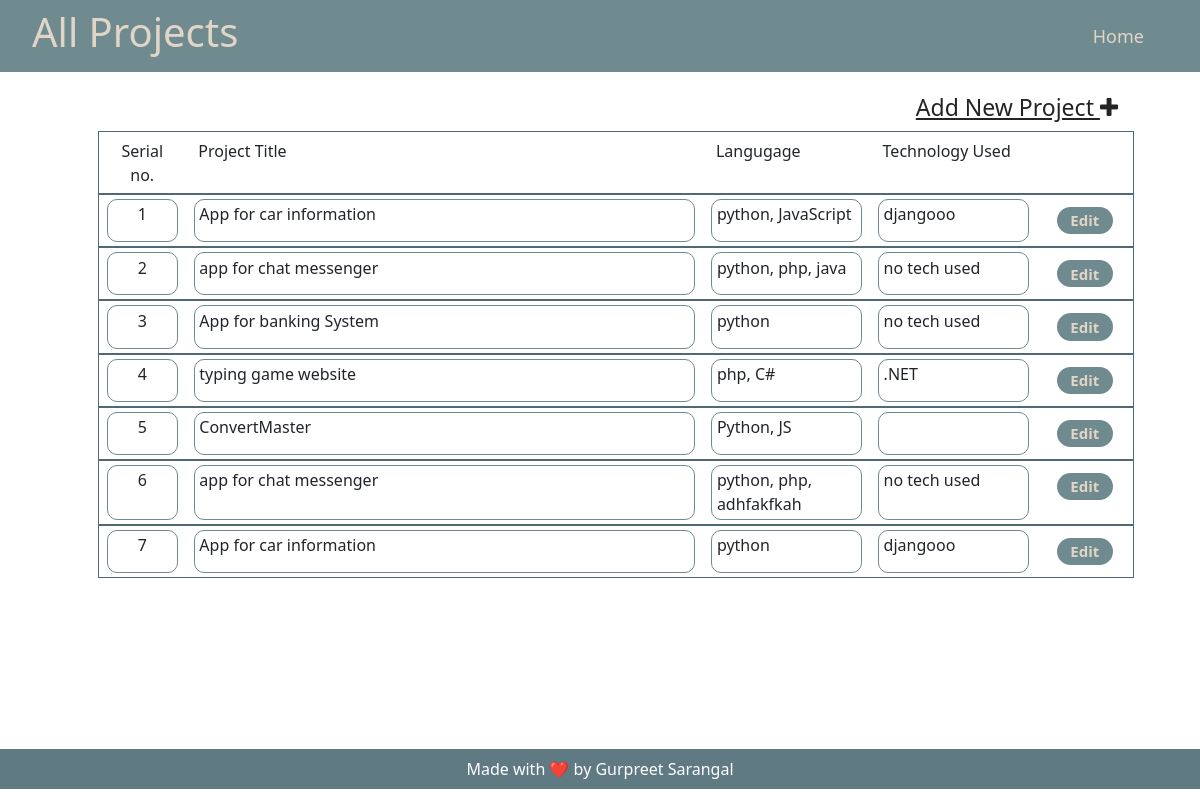
The page /staff/allprojects/ (signed in) on the database its author committed.
### collegeAdmin/models.py (models this page shows, shortened)
class project(models.Model):
    name = models.CharField(max_length=100)
    language = models.CharField(max_length=60)
    tech = models.CharField(max_length=60)

### staff/views.py (the view)
# urls.py: path('allprojects/', views.all_projects, name="all-project"),
@login_required
def all_projects(request):
    context = {
        "css":"all_project.css",
        "projects": [
        ]
    }
    all_projects = project.objects.all()
    for pro in all_projects:
        proj_details = {
            "id": pro.id,
            "name":pro.name,
            "lang":pro.language,
            "tech":pro.tech,
        }
        context["projects"].append(proj_details)
    return render(request, "all_project.html",context)

### staff/templates/all_project.html (shortened to what this page needs)
{% extends 'base.html' %}
{% block navbar %}
{% include 'header.html' %}
{% endblock navbar %}
{% block body %}
<div class="container main-content">
    <div class="new-project">
        <a href="{% url 'add-project'%}">
            Add New Project <i class="fa fa-plus"></i>
        </a>
    </div>
    <div class="all-projects-list">
        <ul>
            <li>
                <div class="project-details">
                    <div class="project-id" style="border : none !important;">
                        Serial no.
                    </div>
                    <div class="project-name" style="border : none !important;">
                        Project Title
                    </div>
                    <div class="project-language" style="border : none !important;">
                        Langugage
                    </div>
                    <div class="project-tech" style="border : none !important;">
                        Technology Used
                    </div>
                    <div class="edit-project ">
                    </div>
                </div>
            </li>
            {% for project in projects %}
                <li>
                    <div class="project-details">
                        <div class="project-id">
                            {{ forloop.counter }}
                        </div>
                        <div class="project-name">
                            {{ project.name }}
                        </div>
                        <div class="project-language">
                            {{ project.lang }}
                        </div>
                        <div class="project-tech">
                            {{ project.tech }}
                        </div>
                        <div class="edit-project ">
                            <a href="{% url 'home' %}editproject/{{project.id}}">Edit</a>
                        </div>
                    </div>
                </li>
            {% endfor %}
        </ul>
    </div>
</div>
{% endblock body %}
{% block footer %}
{% include 'footer.html' %}
{% endblock footer %}

### staff/static/staff/css/all_project.css (style rules this page uses)
* { margin:0px; padding: 0px; }
:root { --primary: #4f6979; --secondary: #607a83; --tertiary: #6f8b8f; --bg-primary: #928787; --bg-secondary: #bdab9b; --bg-tertiary: #ccbeae; --text-primary: #e1d5c8; }
.main-content { padding: 1vw 3vw; height: 84.6vh; }
.new-project { display: flex; flex-direction: row; justify-content: end; align-items: center; margin: 0.4rem 1rem; }
.new-project a { color: rgb(36, 36, 36); font-size: 23px; }
.all-projects-list ul { list-style-type:none; }
.project-details { display: flex; justify-content: space-around; border: #4f6979 solid 1px; }
.project-id { border: #6f8b8f solid 1px; border-radius: 10px; margin: 0.25rem 0.5rem; padding: 0.15rem 0.3rem; width: 7%; text-align: center; }
.project-name { border: #6f8b8f solid 1px; border-radius: 10px; margin: 0.25rem 0.5rem; padding: 0.15rem 0.3rem; width: 50%; }
.project-language { border: #6f8b8f solid 1px; border-radius: 10px; margin: 0.25rem 0.5rem; padding: 0.15rem 0.3rem; width: 15%; }
.project-tech { border: #6f8b8f solid 1px; border-radius: 10px; margin: 0.25rem 0.5rem; padding: 0.15rem 0.3rem; width: 15%; }
.edit-project { margin: 0.25rem 0.5rem; padding: 0.5rem 0.3rem; width: 8%; display: flex; justify-content: center; align-content: flex-start; border-radius: 10px; }
.edit-project a { padding: 0.15rem 0.3rem; border-radius: 30px; background: var(--tertiary); color: var(--text-primary); text-decoration: none; transition: background 0.2s; font-size: 15px; max-height: 1.7rem; min-width: 3.5rem; font-weight: 600; text-align: center; }

### rows shown on the page
project: name "App for car information", lang "python, JavaScript", tech "djangooo"
project: name "app for chat messenger", lang "python, php, java", tech "no tech used"
project: name "App for banking System", lang "python", tech "no tech used"
project: name "typing game website", lang "php, C#", tech ".NET"
project: name "ConvertMaster", lang "Python, JS"
project: name "app for chat messenger", lang "python, php, adhfakfkah", tech "no tech used"
project: name "App for car information", lang "python", tech "djangooo"
